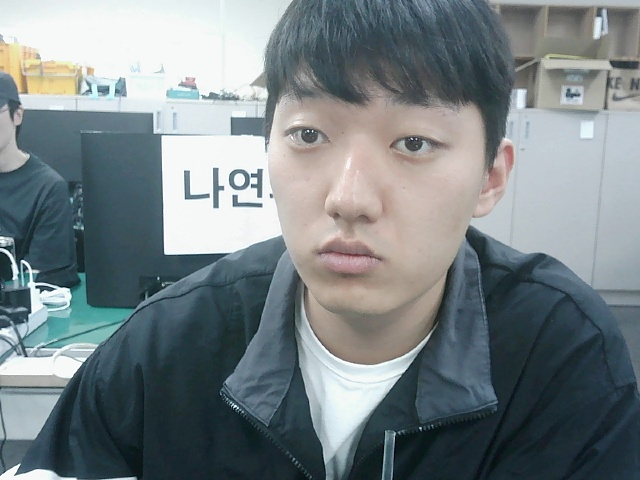
#> input picture cvtest/c1.jpg, 640 x 480 px
$ python cv1.py
#> lines starting #> are read from the running program, lines starting #| are printed output that depends on the picture
import cv2

s_img = cv2.imread('c1.jpg')
#> s_img is the input picture: shape (480, 640, 3); mean B, G, R 133.2, 129.9, 120.1
##c_img = cv2.GaussianBlur(s_img,(7,7),0)
#c_img = cv2.threshold(s_img,(7,7),0)
#gimg = cv2.cvtColor(img,cv2.COLOR_BGR2BGR565)
c_img = cv2.Canny(s_img,100,200)
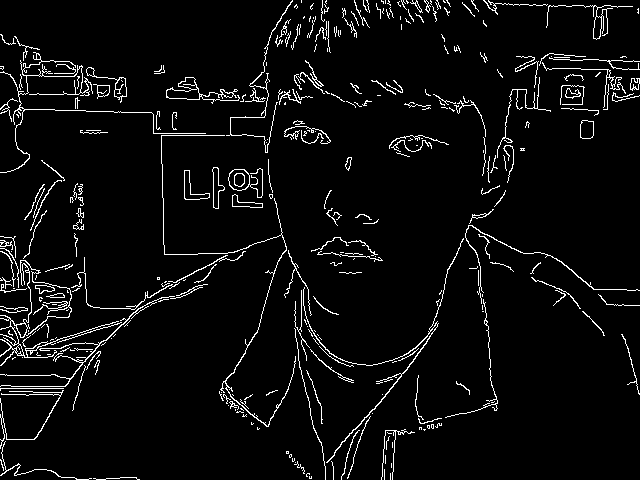
#> c_img: shape (480, 640); 4.7% white in thin lines or dots

cv2.imshow("",s_img)
cv2.imshow("Converted",c_img)
cv2.waitKey(0)

$ run again, with cvtest/c3.jpg copied over cvtest/c1.jpg
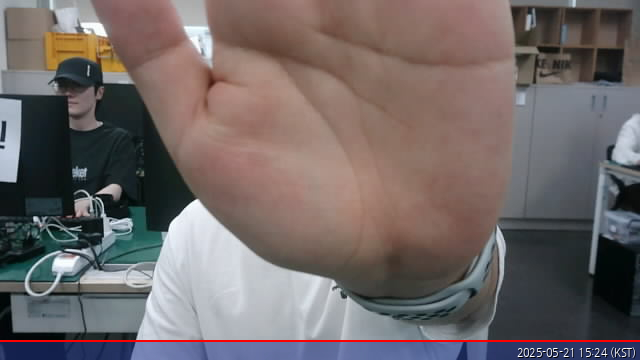
#> input picture cvtest/c3.jpg, 640 x 360 px
#> s_img is the input picture: shape (360, 640, 3); mean B, G, R 103.1, 103.5, 112.4
#> `c_img = cv2.Canny(s_img,100,200)`:
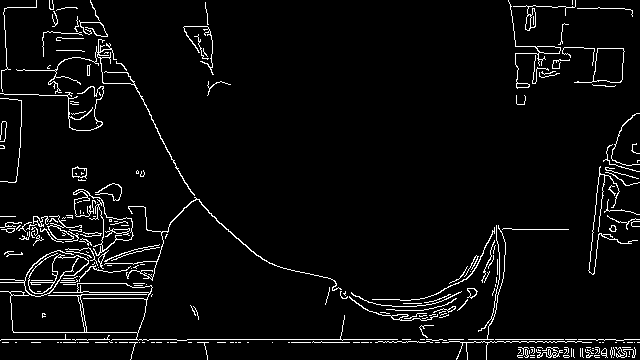
#> c_img: shape (360, 640); 4.4% white in thin lines or dots

$ run again, with cvtest/c4.jpg copied over cvtest/c1.jpg
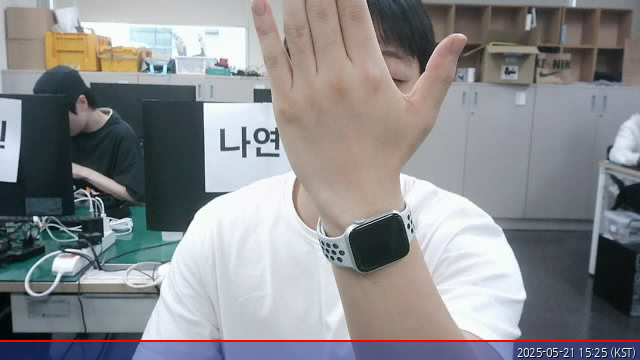
#> input picture cvtest/c4.jpg, 640 x 360 px
#> s_img is the input picture: shape (360, 640, 3); mean B, G, R 141, 138.3, 137.9
#> `c_img = cv2.Canny(s_img,100,200)`:
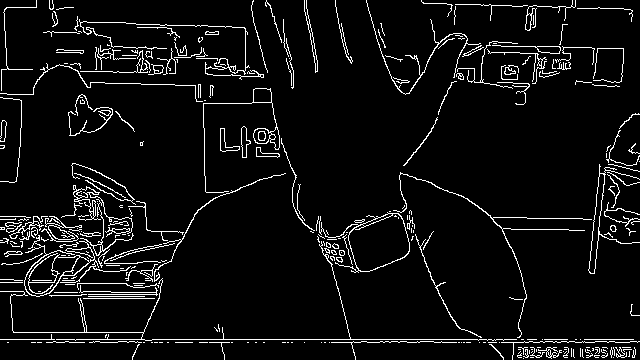
#> c_img: shape (360, 640); 6.1% white in thin lines or dots

$ run again, with cvtest/c5.jpg copied over cvtest/c1.jpg
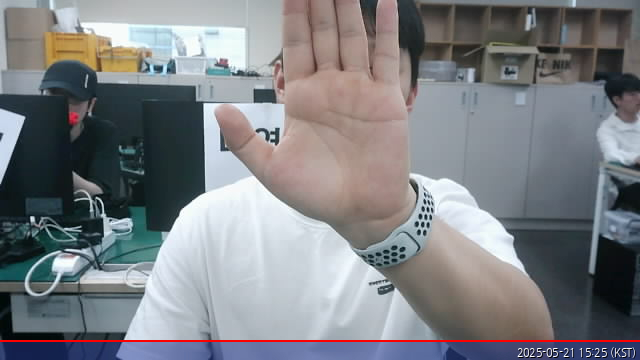
#> input picture cvtest/c5.jpg, 640 x 360 px
#> s_img is the input picture: shape (360, 640, 3); mean B, G, R 131.9, 127.8, 125.3
#> `c_img = cv2.Canny(s_img,100,200)`:
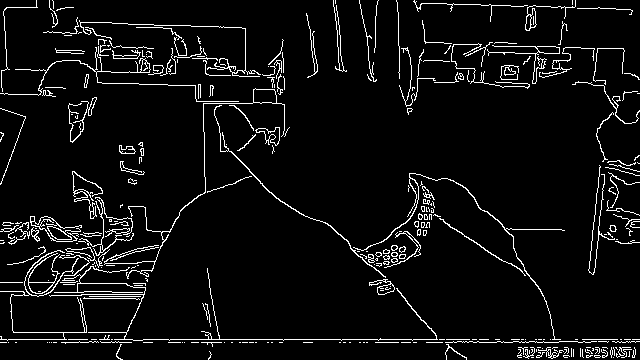
#> c_img: shape (360, 640); 5.7% white in thin lines or dots
